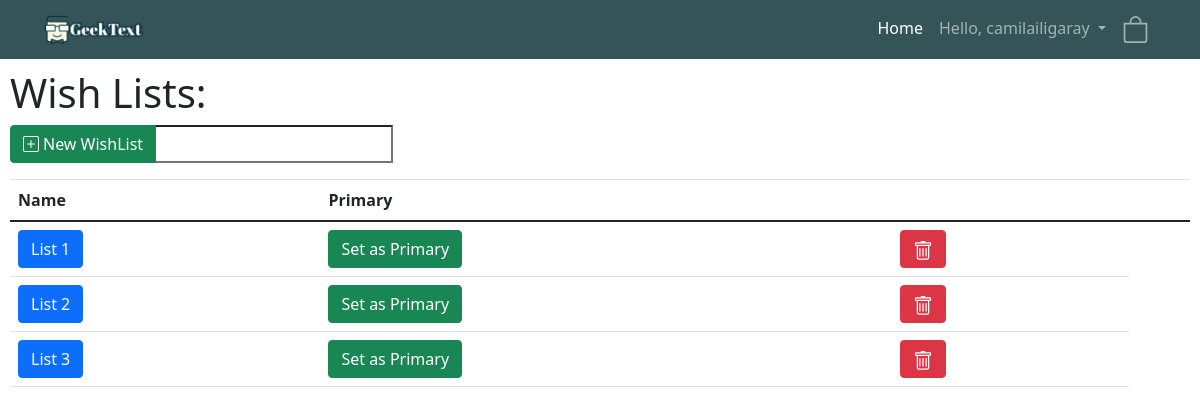
The page /wishlist/ (signed in) on the database as committed earlier.
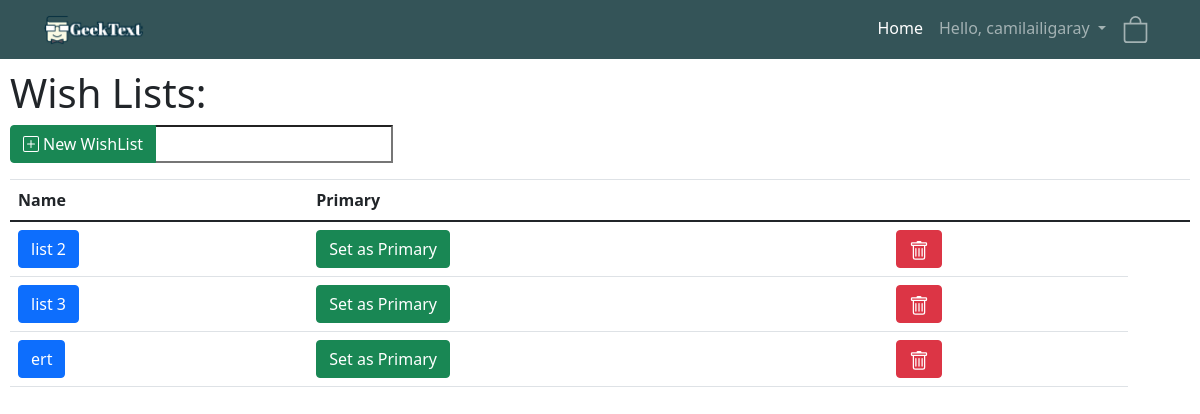
The same page on the database as committed later.
### wishlist/models.py (models this page shows, shortened)
class WishList(models.Model):
    name = models.CharField(max_length=200)
    primary = models.BooleanField(default=False)
    user = models.ForeignKey(User, on_delete=models.CASCADE, related_name="wishlist", null=True)
    book = models.ManyToManyField(Book, related_name="bookwish")

### wishlist/views.py (the view, shortened to what this page needs)
# urls.py: path('wishlist/', include("wishlist.urls")),  # this connects to the urls.py inside the app wishlist
def wishlist(response):  # good to go
    wl = WishList.objects.filter(user=response.user)
    counter = 0
    counter2 = 0
    return render(response, "wishlist/wishlisthome.html", {"wl": wl})

### wishlist/templates/wishlist/wishlisthome.html (shortened to what this page needs)
{% extends 'onlinelibrary/base.html' %}
{% block content%}
<h1>Wish Lists:</h1>
<form  action="http://127.0.0.1:8000/wishlist/" method="post">
    <div class="input-group mb-3">
        <div class="input-group-prepend">
            <button type="submit", name="new", class="btn btn-success", value="new">
                New WishList
            </button>
        </div>
        <input name="new" type="text">
    </div>
</form>
<table class="table">
    <thead>
            <th>Name</th>
            <th>Primary</th>
            <th></th>
            <th></th>
    </thead>
        {% for list in wl %}
        <tr>
            <td>
                <button onclick="window.location.href='http://127.0.0.1:8000/wishlist/{{list.id}}';" type="button" class="btn btn-primary">
                    {{list.name}}
                </button>
            </td>
            <td>
                {% if list.primary == False %}
                <form action="{% url 'set_primary' list.id %}" method="POST">
                    <button type="submit", name="Confirm", class="btn btn-success", value="new">Set as Primary</button>
                </form>
                {% endif %}
            </td>
            <td>
                <button class="btn btn-danger" onclick="window.location.href='http://127.0.0.1:8000/wishlist/delete/{{list.id}}';" type="button">
                </button>
            </td>
        </tr>
        {% endfor %}
</table>
{% endblock%}

### onlinelibrary/templates/onlinelibrary/base.html (shortened to what this page needs)
<!DOCTYPE html>
<html lang="en">
<head>
    <link rel="stylesheet" href="https://stackpath.bootstrapcdn.com/bootstrap/4.3.1/css/bootstrap.min.css"
>
    <link href="https://cdn.jsdelivr.net/npm/bootstrap@5.0.0-beta2/dist/css/bootstrap.min.css" rel="stylesheet"
>
  </head>
    {% load static %}
    <link rel="stylesheet" type="text/css" href="{% static 'onlinelibrary/style.css' %}">
</head>
<body>
<nav class="navbar navbar-expand-lg navbar-dark navbar-custom">
    {% if user.is_authenticated %}
    <div class="container-fluid">
        <div class="col">
            <a class="navbar-brand" href="/browse"><img src="/media/bookImages/retry.png" alt="logo" height="75%"
                                                  width="30%"></a>
        </div>
        <div class="col">
            <div class="collapse navbar-collapse" id="navbarNavDropdown">
                <ul class="navbar-nav ml-auto">
                    <li class="nav-item">
                        <a class="nav-link active" aria-current="page" href="/browse">Home</a>
                    </li>
                    <li class="nav-item dropdown">
                        <a class="nav-link dropdown-toggle" href="#" id="navbarDropdownMenuLink" role="button"
                           data-bs-toggle="dropdown" aria-expanded="false">
                            Hello, {{user.username}}
                        </a>
                    </li>
                    <li class="nav-item">
                        <a class="nav-link" href="/ShoppingCart">
                            <svg xmlns="http://www.w3.org/2000/svg" width="27" height="27" fill="currentColor"
                                 class="bi bi-bag"
                                 viewBox="0 0 16 16">
                                <path d="M8 1a2.5 2.5 0 0 1 2.5 2.5V4h-5v-.5A2.5 2.5 0 0 1 8 1zm3.5 3v-.5a3.5 3.5 0 1 0-7 0V4H1v10a2 2 0 0 0 2 2h10a2 2 0 0 0 2-2V4h-3.5zM2 5h12v9a1 1 0 0 1-1 1H3a1 1 0 0 1-1-1V5z"/>
                            </svg>
                        </a>
                    </li>
                </ul>
            </div>
            {% endif %}
        </div>
    </div>
</nav>
<div id="content" , name="content" , class="main">
        {% block content %}
        {% endblock %}
</div>
</body>
</html>

### onlinelibrary/static/onlinelibrary/style.css (style rules this page uses)
.main { margin: 10px; }
.navbar-custom { background-color:#68836a; }

### onlinelibrary/templates/onlinelibrary/base.html (style rules this page uses)
.navbar-custom { background-color:#345458; }

Rows that differ between the two databases and show on the page:
removed WishList: name "List 1", primary "Set as Primary"
removed WishList: name "List 2", primary "Set as Primary"
removed WishList: name "List 3", primary "Set as Primary"
added WishList: name "list 2", primary "Set as Primary"
added WishList: name "list 3", primary "Set as Primary"
added WishList: name "ert", primary "Set as Primary"
